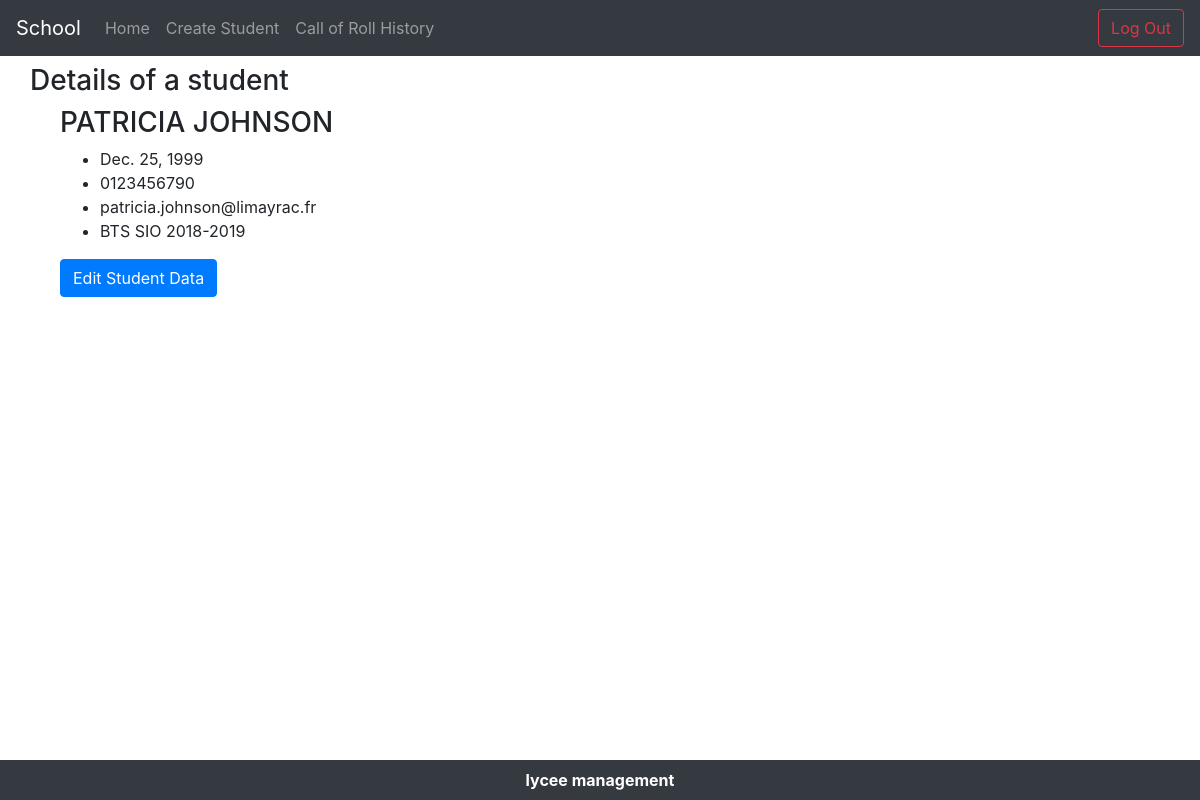
Page /lycee/student/6 (signed in) on the committed database.
### lycee/models.py (models this page shows, shortened)
class Student(models.Model):
  first_name = models.CharField(
    max_length=50,
    blank=False,
    null=False
    )
  birth_date = models.DateField(
    verbose_name='date of birth',
    blank=False,
    null=True
    )
  last_name = models.CharField(
    verbose_name="lastname",
    help_text="last name of the student",
    blank=False, # pas de champ vide
    null=False, # pas de champ null (a conjuguer avec default
    max_length=255, # taille maximale du champ
    )
  phone = models.CharField(
    verbose_name="phonenumber",
    help_text="phone number of the student",
    blank=False, # pas de champ vide
    null=False, # pas de champ null (a conjuguer avec default
    default="0999999999",
    max_length=10, # taille maximale du champ
    )
  email = models.EmailField(
    verbose_name="email",
    help_text="phone number of the student",
    blank=False, # pas de champ vide
    null=False, # pas de champ null (a conjuguer avec default
    default="x@y.z",
    max_length=255, # taille maximale du champ
    )
  comments = models.CharField(
    verbose_name="comments",
    help_text="some comments about the student",
    blank=True,
    null=False, # pas de champ null (a conjuguer avec default
    max_length=255, # taille maximale du champ
    )
  cursus = models.ForeignKey(
    Cursus,
    on_delete=models.CASCADE, # necessaire selon la version de Django
    null=True
    )

class Cursus(models.Model):
  name = models.CharField(
    max_length=50,
    blank=False,
    null=True,
    default='aucun'
  )
  year_from_bac = models.SmallIntegerField(
    help_text ="year since le bac",
    verbose_name="year",
    blank=False,
    null=True,
    default=0
  )
  scholar_year = models.CharField(
    max_length=9,
    blank=False,
    null=True,
    default='0000-00001'
  )
  def __str__(self):
    return self.name + " " + self.scholar_year

### lycee/views.py (the view)
# urls.py: url(r'^student/(?P<student_id>[0-9]+)$', views.detail_student, name='detail_student'),
def detail_student(request,student_id):
  checkUserAuth(request)
  result_list = get_object_or_404(Student, pk=student_id)
  context = {'student': result_list}
  return render (request, 'lycee/student/detail_student.html' , context)

### lycee/views.py (called while the page is built)
def checkUserAuth(request):
  if not request.user.is_authenticated:
    return HttpResponseForbidden()

### lycee/templates/lycee/student/detail_student.html
{% extends "master.html" %}
{% if student %}
    {% block title %}
        Details of a student
    {% endblock %}
    {% block content %}
      <div class="container">
        <div class="row">
          <div class = "col">
            <h3>{{student.first_name }} {{student.last_name}}</h3>
            <ul>
                <li>{{student.birth_date}}</li>
                <li>{{student.phone}}</li>
                <li>{{student.email|lower}}</li>
                <li>{{student.cursus}}</li>
            </ul>
          </div>
        </div>
        <a class="btn btn-primary mb-2 text-white" href="/lycee/student/edit/{{student.id}}">Edit Student Data</a>
      </div>
    {% endblock %}
{% else %}
     <p>No student to show.</p>
{% endif %}

### rows in the picture
Student: first_name "PATRICIA", last_name "JOHNSON", birth_date "Dec. 25, 1999", phone "0123456790", email "patricia.johnson@limayrac.fr", cursus "BTS SIO 2018-2019"
